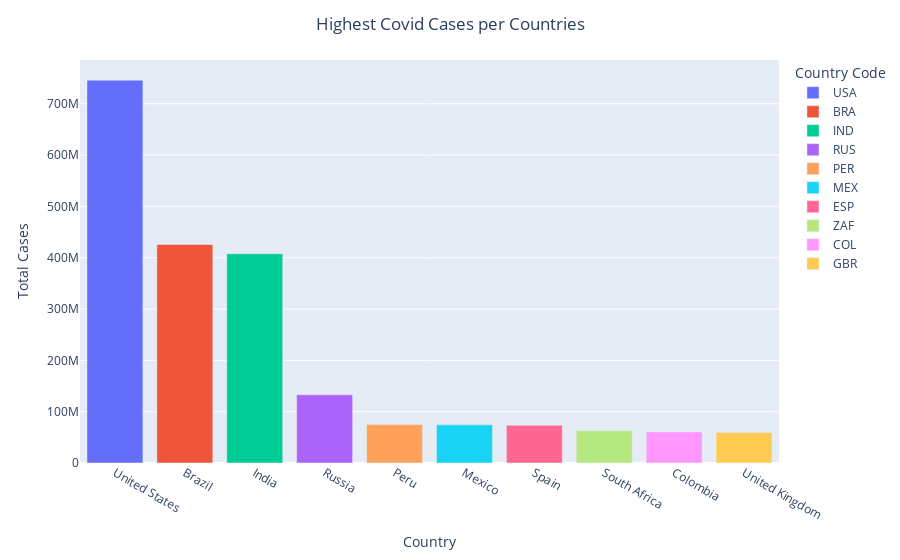

The code cell stored with this chart in its notebook:
### Markdown cell above
#### Analyzing the Spread of Covid-19

### Code cell
figure = px.bar(sorted_data, x = 'Country', y = 'Total Cases', hover_data=['Date'], color = 'Country Code')
figure.update_layout(title = 'Highest Covid Cases per Countries', title_x = 0.5)
figure.show()

### Figure 1 — Plotly figure (JSON) as saved in the notebook; plotly's stock layout.template omitted (floating-point values rounded to 4 significant figures)
{"data": [{"alignmentgroup": "True", "customdata": [["2020-07-18"]], "hovertemplate": "Country Code=USA<br>Country=%{x}<br>Total Cases=%{y}<br>Date=%{customdata[0]}<extra></extra>", "legendgroup": "USA", "marker": {"color": "#636efa", "pattern": {"shape": ""}}, "name": "USA", "offsetgroup": "USA", "orientation": "v", "showlegend": true, "textposition": "auto", "type": "bar", "x": ["United States"], "xaxis": "x", "y": [746014098], "yaxis": "y"}, {"alignmentgroup": "True", "customdata": [["2020-01-27"]], "hovertemplate": "Country Code=BRA<br>Country=%{x}<br>Total Cases=%{y}<br>Date=%{customdata[0]}<extra></extra>", "legendgroup": "BRA", "marker": {"color": "#EF553B", "pattern": {"shape": ""}}, "name": "BRA", "offsetgroup": "BRA", "orientation": "v", "showlegend": true, "textposition": "auto", "type": "bar", "x": ["Brazil"], "xaxis": "x", "y": [425704517], "yaxis": "y"}, {"alignmentgroup": "True", "customdata": [["2020-03-30"]], "hovertemplate": "Country Code=IND<br>Country=%{x}<br>Total Cases=%{y}<br>Date=%{customdata[0]}<extra></extra>", "legendgroup": "IND", "marker": {"color": "#00cc96", "pattern": {"shape": ""}}, "name": "IND", "offsetgroup": "IND", "orientation": "v", "showlegend": true, "textposition": "auto", "type": "bar", "x": ["India"], "xaxis": "x", "y": [407771615], "yaxis": "y"}, {"alignmentgroup": "True", "customdata": [["2020-06-05"]], "hovertemplate": "Country Code=RUS<br>Country=%{x}<br>Total Cases=%{y}<br>Date=%{customdata[0]}<extra></extra>", "legendgroup": "RUS", "marker": {"color": "#ab63fa", "pattern": {"shape": ""}}, "name": "RUS", "offsetgroup": "RUS", "orientation": "v", "showlegend": true, "textposition": "auto", "type": "bar", "x": ["Russia"], "xaxis": "x", "y": [132888951], "yaxis": "y"}, {"alignmentgroup": "True", "customdata": [["2020-05-29"]], "hovertemplate": "Country Code=PER<br>Country=%{x}<br>Total Cases=%{y}<br>Date=%{customdata[0]}<extra></extra>", "legendgroup": "PER", "marker": {"color": "#FFA15A", "pattern": {"shape": ""}}, "name": "PER", "offsetgroup": "PER", "orientation": "v", "showlegend": true, "textposition": "auto", "type": "bar", "x": ["Peru"], "xaxis": "x", "y": [74882695], "yaxis": "y"}, {"alignmentgroup": "True", "customdata": [["2020-05-04"]], "hovertemplate": "Country Code=MEX<br>Country=%{x}<br>Total Cases=%{y}<br>Date=%{customdata[0]}<extra></extra>", "legendgroup": "MEX", "marker": {"color": "#19d3f3", "pattern": {"shape": ""}}, "name": "MEX", "offsetgroup": "MEX", "orientation": "v", "showlegend": true, "textposition": "auto", "type": "bar", "x": ["Mexico"], "xaxis": "x", "y": [74347548], "yaxis": "y"}, {"alignmentgroup": "True", "customdata": [["2020-06-26"]], "hovertemplate": "Country Code=ESP<br>Country=%{x}<br>Total Cases=%{y}<br>Date=%{customdata[0]}<extra></extra>", "legendgroup": "ESP", "marker": {"color": "#FF6692", "pattern": {"shape": ""}}, "name": "ESP", "offsetgroup": "ESP", "orientation": "v", "showlegend": true, "textposition": "auto", "type": "bar", "x": ["Spain"], "xaxis": "x", "y": [73717676], "yaxis": "y"}, {"alignmentgroup": "True", "customdata": [["2020-06-23"]], "hovertemplate": "Country Code=ZAF<br>Country=%{x}<br>Total Cases=%{y}<br>Date=%{customdata[0]}<extra></extra>", "legendgroup": "ZAF", "marker": {"color": "#B6E880", "pattern": {"shape": ""}}, "name": "ZAF", "offsetgroup": "ZAF", "orientation": "v", "showlegend": true, "textposition": "auto", "type": "bar", "x": ["South Africa"], "xaxis": "x", "y": [63027659], "yaxis": "y"}, {"alignmentgroup": "True", "customdata": [["2020-02-11"]], "hovertemplate": "Country Code=COL<br>Country=%{x}<br>Total Cases=%{y}<br>Date=%{customdata[0]}<extra></extra>", "legendgroup": "COL", "marker": {"color": "#FF97FF", "pattern": {"shape": ""}}, "name": "COL", "offsetgroup": "COL", "orientation": "v", "showlegend": true, "textposition": "auto", "type": "bar", "x": ["Colombia"], "xaxis": "x", "y": [60543682], "yaxis": "y"}, {"alignmentgroup": "True", "customdata": [["2020-07-17"]], "hovertemplate": "Country Code=GBR<br>Country=%{x}<br>Total Cases=%{y}<br>Date=%{customdata[0]}<extra></extra>", "legendgroup": "GBR", "marker": {"color": "#FECB52", "pattern": {"shape": ""}}, "name": "GBR", "offsetgroup": "GBR", "orientation": "v", "showlegend": true, "textposition": "auto", "type": "bar", "x": ["United Kingdom"], "xaxis": "x", "y": [59475032], "yaxis": "y"}], "layout": {"barmode": "relative", "legend": {"title": {"text": "Country Code"}, "tracegroupgap": 0}, "margin": {"t": 60}, "title": {"text": "Highest Covid Cases per Countries", "x": 0.5}, "xaxis": {"anchor": "y", "domain": [0, 1], "title": {"text": "Country"}}, "yaxis": {"anchor": "x", "domain": [0, 1], "title": {"text": "Total Cases"}}}}
